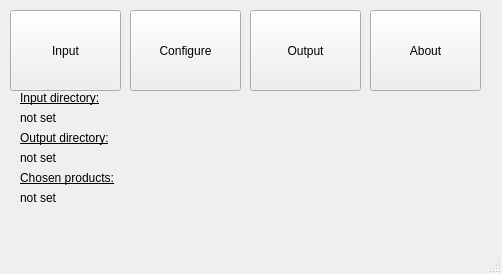
<?xml version="1.0" encoding="UTF-8"?>
<ui version="4.0">
 <class>MainWindow</class>
 <widget class="QMainWindow" name="MainWindow">
  <property name="geometry">
   <rect>
    <x>0</x>
    <y>0</y>
    <width>502</width>
    <height>274</height>
   </rect>
  </property>
  <property name="windowTitle">
   <string>Landsat Shadow Remove 0.1 by Sergei Shevyrev</string>
  </property>
  <widget class="QWidget" name="centralwidget">
   <widget class="QPushButton" name="BtnSetInputDir">
    <property name="geometry">
     <rect>
      <x>10</x>
      <y>10</y>
      <width>111</width>
      <height>81</height>
     </rect>
    </property>
    <property name="text">
     <string>Input</string>
    </property>
   </widget>
   <widget class="QPushButton" name="BtnSetConfigure">
    <property name="geometry">
     <rect>
      <x>130</x>
      <y>10</y>
      <width>111</width>
      <height>81</height>
     </rect>
    </property>
    <property name="text">
     <string>Configure</string>
    </property>
   </widget>
   <widget class="QPushButton" name="BtnOutput">
    <property name="geometry">
     <rect>
      <x>250</x>
      <y>10</y>
      <width>111</width>
      <height>81</height>
     </rect>
    </property>
    <property name="text">
     <string>Output</string>
    </property>
   </widget>
   <widget class="QPushButton" name="BtnAbout">
    <property name="geometry">
     <rect>
      <x>370</x>
      <y>10</y>
      <width>111</width>
      <height>81</height>
     </rect>
    </property>
    <property name="text">
     <string>About</string>
    </property>
   </widget>
   <widget class="QLabel" name="label">
    <property name="geometry">
     <rect>
      <x>20</x>
      <y>90</y>
      <width>101</width>
      <height>16</height>
     </rect>
    </property>
    <property name="font">
     <font>
      <underline>true</underline>
     </font>
    </property>
    <property name="text">
     <string>Input directory:</string>
    </property>
   </widget>
   <widget class="QLabel" name="label_2">
    <property name="geometry">
     <rect>
      <x>20</x>
      <y>130</y>
      <width>111</width>
      <height>16</height>
     </rect>
    </property>
    <property name="font">
     <font>
      <underline>true</underline>
     </font>
    </property>
    <property name="text">
     <string>Output directory:</string>
    </property>
   </widget>
   <widget class="QLabel" name="label_3">
    <property name="geometry">
     <rect>
      <x>20</x>
      <y>170</y>
      <width>121</width>
      <height>16</height>
     </rect>
    </property>
    <property name="font">
     <font>
      <underline>true</underline>
     </font>
    </property>
    <property name="text">
     <string>Chosen products:</string>
    </property>
   </widget>
   <widget class="QLabel" name="LblInputDir">
    <property name="geometry">
     <rect>
      <x>20</x>
      <y>110</y>
      <width>461</width>
      <height>16</height>
     </rect>
    </property>
    <property name="text">
     <string>not set</string>
    </property>
   </widget>
   <widget class="QLabel" name="LblOutputDir">
    <property name="geometry">
     <rect>
      <x>20</x>
      <y>150</y>
      <width>461</width>
      <height>16</height>
     </rect>
    </property>
    <property name="text">
     <string>not set</string>
    </property>
   </widget>
   <widget class="QLabel" name="LblChosenProducts">
    <property name="geometry">
     <rect>
      <x>20</x>
      <y>190</y>
      <width>461</width>
      <height>16</height>
     </rect>
    </property>
    <property name="text">
     <string>not set</string>
    </property>
   </widget>
  </widget>
  <widget class="QMenuBar" name="menubar">
   <property name="geometry">
    <rect>
     <x>0</x>
     <y>0</y>
     <width>502</width>
     <height>22</height>
    </rect>
   </property>
  </widget>
  <widget class="QStatusBar" name="statusbar"/>
 </widget>
 <resources/>
 <connections/>
</ui>
